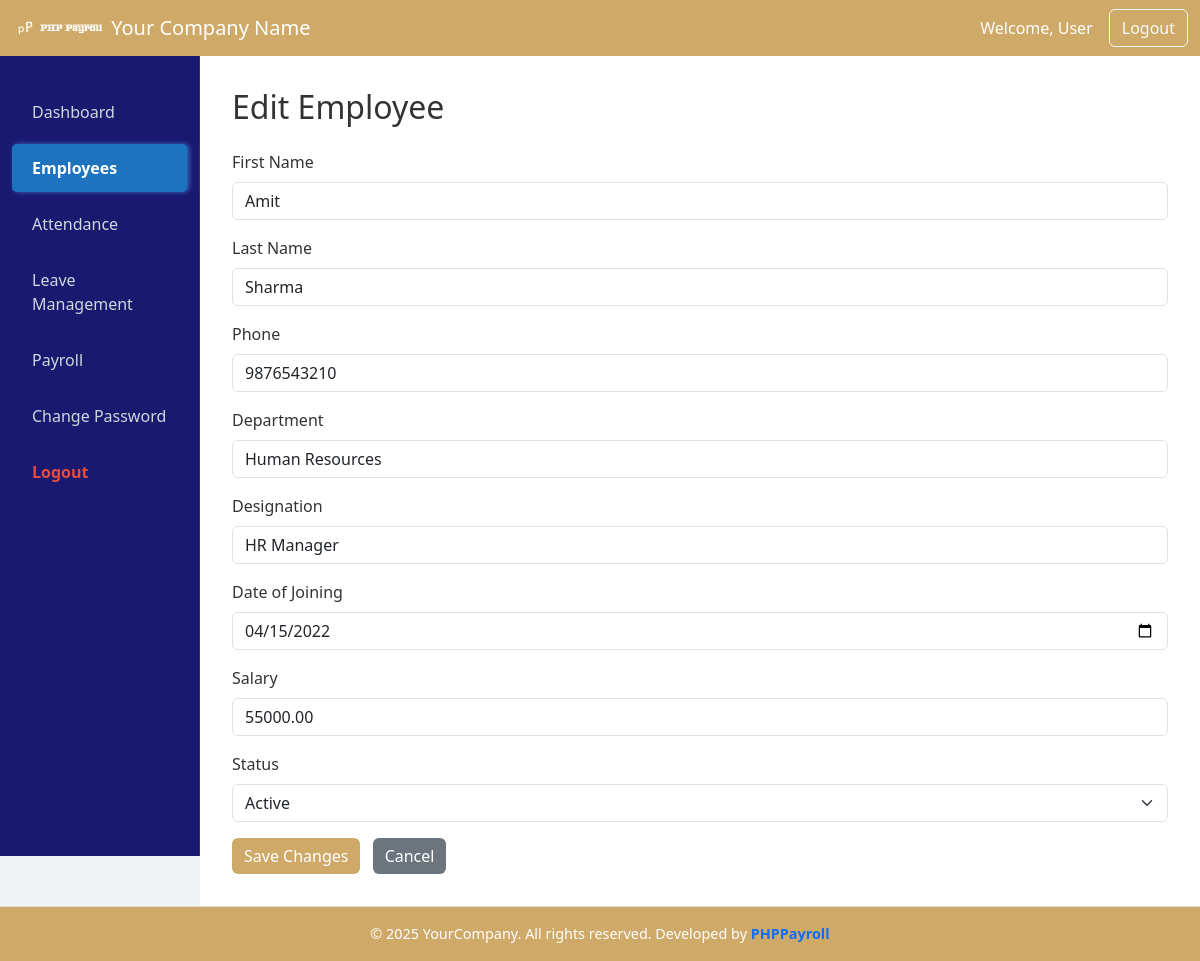
Screenshot of /employees.php?a=edit&id=1 (signed in) with the database file from the repository.
### tables this page shows
CREATE TABLE `phppayroll_employees` (
  `id` int(11) NOT NULL,
  `user_id` int(11) DEFAULT NULL,
  `employee_code` varchar(50) DEFAULT NULL,
  `first_name` varchar(100) DEFAULT NULL,
  `last_name` varchar(100) DEFAULT NULL,
  `phone` varchar(20) DEFAULT NULL,
  `department` varchar(200) DEFAULT NULL,
  `designation` varchar(100) DEFAULT NULL,
  `date_of_joining` date DEFAULT NULL,
  `salary` decimal(10,2) DEFAULT NULL,
  `status` tinyint(1) DEFAULT 1,
  `created_at` timestamp NOT NULL DEFAULT current_timestamp()
);

### app/core/Controller.php (called while the page is built, shortened)
<?php
class Controller
{
    protected function view(string $path, array $data = [])
    {
        extract($data);
        require __DIR__ . '/../views/' . $path . '.php';
    }
}

### app/controllers/EmployeesController.php (called while the page is built, shortened)
<?php
require_once __DIR__ . '/../core/Controller.php';
require_once __DIR__ . '/../models/Employee.php';
class EmployeesController extends Controller
{
    protected $employee;
    public function __construct($conn)
    {
        $this->employee = new Employee($conn);
    }
    public function edit()
    {
        $id = $_GET['id'] ?? 0;
        $employee = $this->employee->find($id);
        $errorMsg   = $_SESSION['edit_employee_error'] ?? '';
        $successMsg = $_SESSION['edit_employee_success'] ?? '';
        $this->view('employees/edit', [
            'employee'   => $employee,
            'errorMsg'   => $errorMsg,
            'successMsg' => $successMsg
        ]);
    }
}

### public/employees.php (called while the page is built, shortened)
<?php
require_once __DIR__ . '/../app/config/database.php';
require_once __DIR__ . '/../app/controllers/EmployeesController.php';
$action = $_GET['a'] ?? 'index';
$controller = new EmployeesController($conn);
$controller->$action();

### app/models/Employee.php (called while the page is built, shortened)
<?php
class Employee
{
    protected $conn;
    protected $table = 'phppayroll_employees';
    public function __construct($conn)
    {
        $this->conn = $conn;
    }
    public function find($id)
    {
        $stmt = $this->conn->prepare(
            "SELECT * FROM {$this->table} WHERE id = ?"
        );
        $stmt->bind_param('i', $id);
        $stmt->execute();
        return $stmt->get_result()->fetch_assoc();
    }
}

### app/views/employees/edit.php (the view, shortened to what this page needs)
<?php include __DIR__ . '/../../includes/header.php'; ?>
<div class="container-fluid">
  <div class="row">
    <?php include __DIR__ . '/../../includes/left.php'; ?>
    <main class="col-md-10 ms-sm-auto content-area">
      <h2 class="mb-4">Edit Employee</h2>
      <form method="POST" action="employees.php?a=update">
        <div class="mb-3">
          <label class="form-label">First Name</label>
          <input type="text" class="form-control" name="first_name" required
                 value="<?= htmlspecialchars($employee['first_name']) ?>">
        </div>
        <div class="mb-3">
          <label class="form-label">Last Name</label>
          <input type="text" class="form-control" name="last_name" required
                 value="<?= htmlspecialchars($employee['last_name']) ?>">
        </div>
        <div class="mb-3">
          <label class="form-label">Phone</label>
          <input type="text" class="form-control" name="phone" required
                 value="<?= htmlspecialchars($employee['phone']) ?>">
        </div>
        <div class="mb-3">
          <label class="form-label">Department</label>
          <input type="text" class="form-control" name="department" required
                 value="<?= htmlspecialchars($employee['department']) ?>">
        </div>
        <div class="mb-3">
          <label class="form-label">Designation</label>
          <input type="text" class="form-control" name="designation" required
                 value="<?= htmlspecialchars($employee['designation']) ?>">
        </div>
        <div class="mb-3">
          <label class="form-label">Date of Joining</label>
          <input type="date" class="form-control" name="date_of_joining" required
                 value="<?= htmlspecialchars($employee['date_of_joining']) ?>">
        </div>
        <div class="mb-3">
          <label class="form-label">Salary</label>
          <input type="number" step="0.01" class="form-control" name="salary" required
                 value="<?= htmlspecialchars($employee['salary']) ?>">
        </div>
        <div class="mb-3">
          <label class="form-label">Status</label>
          <select name="status" class="form-select" required>
            <option value="1" <?= $employee['status'] == 1 ? 'selected' : '' ?>>Active</option>
          </select>
        </div>
        <button type="submit" class="btn btn-primary">Save Changes</button>
        <a href="employees.php?a=index" class="btn btn-secondary ms-2">Cancel</a>
      </form>
    </main>
  </div>
</div>
<?php include __DIR__ . '/../../includes/footer.php'; ?>

### public/css/login.css (style rules this page uses)
body, html { height: 100%; margin: 0; display: flex; flex-direction: column; font-family: 'Segoe UI', Tahoma, Geneva, Verdana, sans-serif; background-color: #f0f2f5; color: #333; }
main.content-area { padding: 2rem; flex-grow: 1; background-color: #fff; min-height: 100vh; }
.btn-primary { background-color: #cfa968; color: #fff; border: none; transition: background-color 0.3s ease; }
.btn-secondary { background-color: #6c757d; color: #fff; border: none; transition: background-color 0.3s ease; }

### rows the page displays
phppayroll_employees: first_name "Amit", last_name "Sharma", phone "9876543210", department "Human Resources", designation "HR Manager", date_of_joining "04/15/2022", salary "55000.00", status "Active"

### other values shown
company_name "Your Company Name"
$adminName "User"
